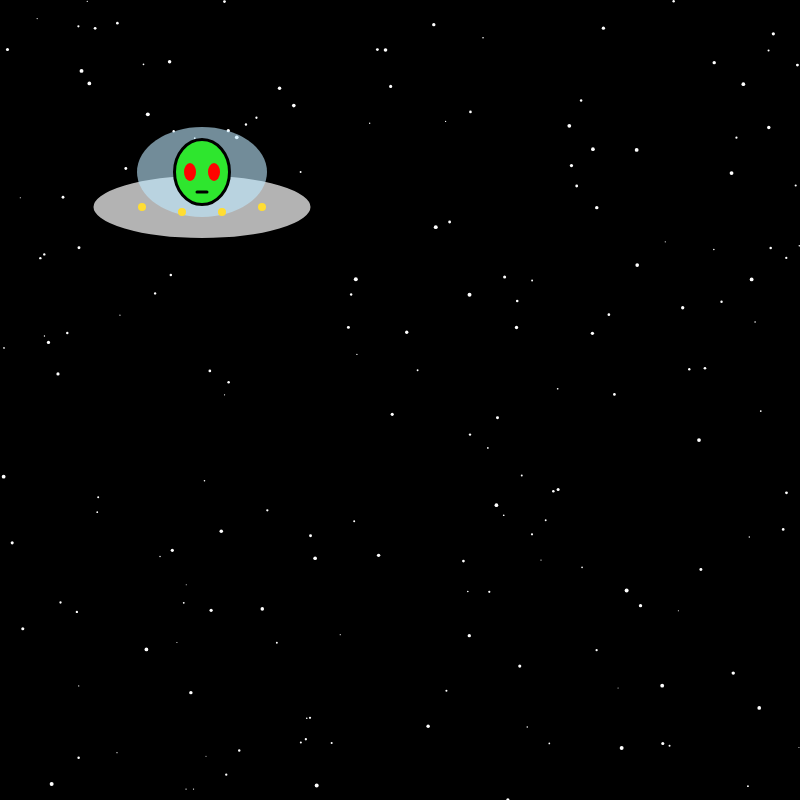
Frame 1 (no input)
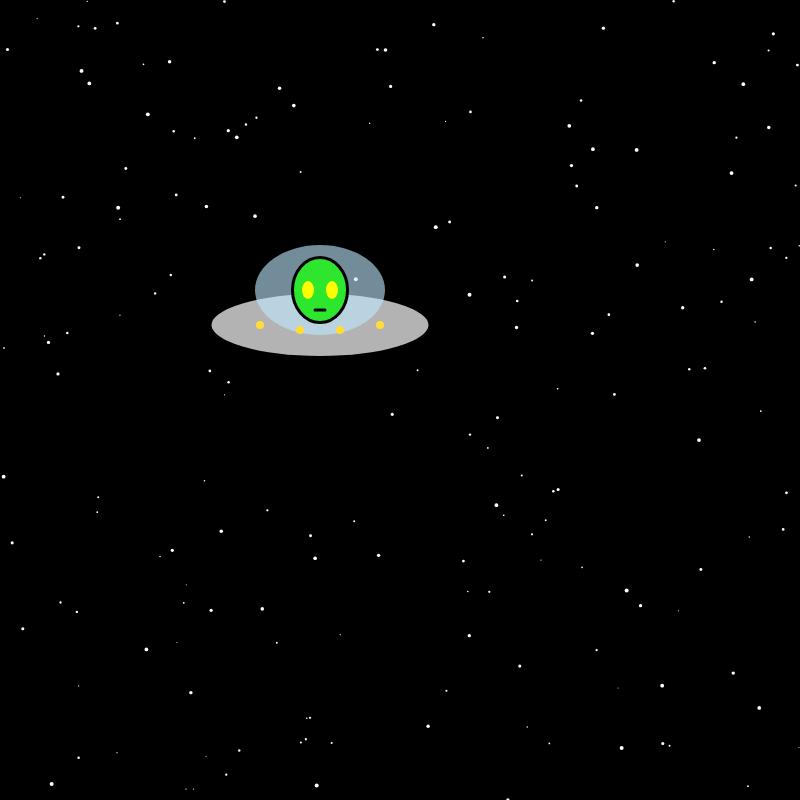
Frame 60 (no input)
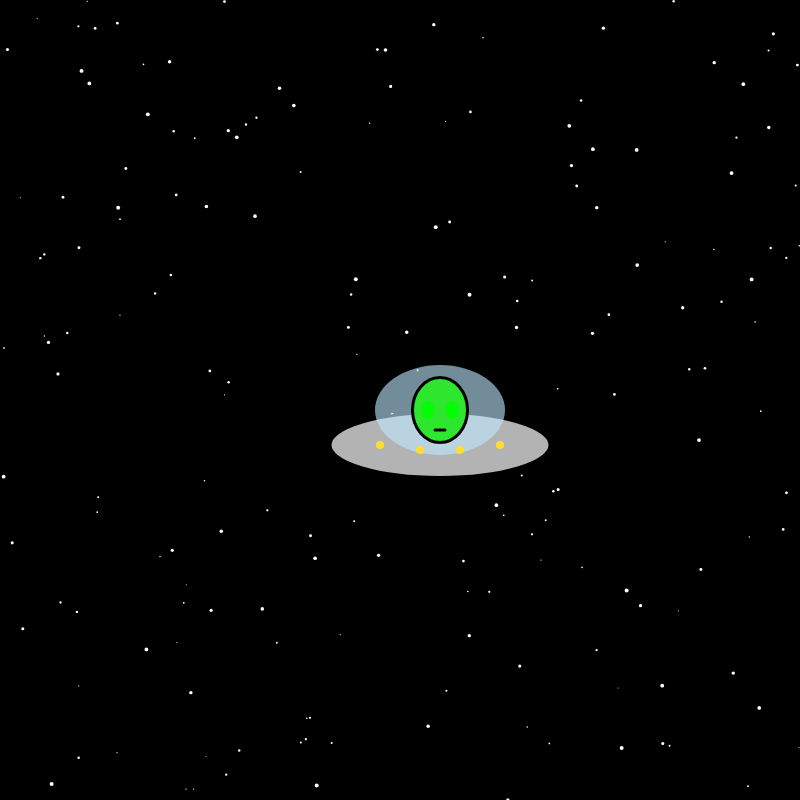
Frame 120 (the mouse pressed at the canvas centre since frame 60)

The p5.js sketch that drew these frames (run headless with seeded random() and noise() and a simulated clock; from frame 60 on, the mouse is pressed at the canvas centre):

// p5.js sketch
// ── sketch.js
let x = 200;
let y = 170;

let stars = [];

let yDir = 2;

function setup() {
  createCanvas(800, 800);
  colorMode(HSB, 360, 100, 100, 100);
  
  for (let i = 0; i < 180; i = i + 1) {
    let starX = random(width);
    let starY = random(height);
    let starSize = random(1, 4);
    stars.push(starX);
    stars.push(starY);
    stars.push(starSize);
  }
}

function draw() {
  background(0);
  
  x = x + 2;
  if (x > width + 130) {
    x = -130;
  }
  
  y = y + yDir;
  if (y > height - 120) {
    yDir = -2;
  }
  if (y < 120) {
    yDir = 2;
  }
  
  noStroke();
  fill(0, 0, 100);
  for (let i = 0; i < stars.length; i = i + 3) {
    let starX = stars[i];
    let starY = stars[i + 1];
    let starSize = stars[i + 2];
    circle(starX, starY, starSize);
  }
  
  stroke(0);
  strokeWeight(3);
  
  fill(0, 0, 70);
  ellipse(x, y + 35, 220, 65);
  
  noStroke();
  fill(200, 25, 100, 60);
  ellipse(x, y, 130, 90);
  
  fill(50, 80, 100);
  circle(x - 60, y + 35, 8);
  circle(x - 20, y + 40, 8);
  circle(x + 20, y + 40, 8);
  circle(x + 60, y + 35, 8);
  
  stroke(0);
  strokeWeight(3);
  fill(120, 80, 90);
  ellipse(x, y, 55, 65);
  
  noStroke();
  fill(frameCount % 360, 100, 100);
  ellipse(x - 12, y, 12, 18);
  ellipse(x + 12, y, 12, 18);
  
  stroke(0);
  strokeWeight(3);
  line(x - 5, y + 20, x + 5, y + 20);
}
